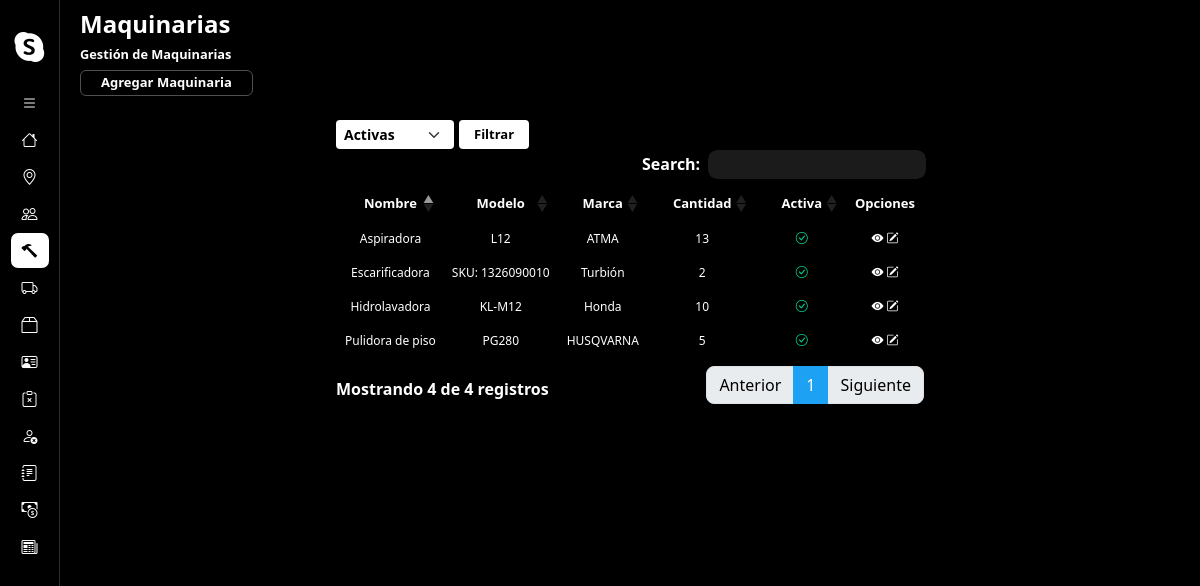
/gestionMaquinaria/, run on the app's committed database.
### core/models.py (models this page shows)
class Maquinaria(models.Model):
    nombre = models.CharField(max_length=50)
    modelo = models.CharField(max_length=50)
    marca = models.CharField(max_length=50)
    cantidad = models.IntegerField()
    observaciones = models.TextField()
    activo = models.BooleanField(default=True)
    objects = MaquinariaManager()
    habilitadas = MaquinariaManager(True)
    deshabilitadas = MaquinariaManager(False)

### core/views.py (the view)
# urls.py: path('gestionMaquinaria/', gestionMaquinaria.as_view(), name='gestionMaquinaria'),
class gestionMaquinaria(ListView):
    model = Maquinaria
    template_name = 'maquinaria/gestionMaquinaria.html'
    context_object_name = 'maquinarias'
    def get_context_data(self, **kwargs):
        context = super().get_context_data(**kwargs)
        context['estados'] = ['Activas', 'No activas', 'Todas']
        estado = self.request.GET.get('estado', '')
        if estado == 'Activas' or not estado:
            context['maquinarias'] = Maquinaria.habilitadas.all()
        elif estado == 'No activas':
            context['maquinarias'] = Maquinaria.deshabilitadas.all()
        elif estado == 'Todas':
            context['maquinarias'] = Maquinaria.objects.all()
        return context

### core/models.py (called while the page is built)
    def get_queryset(self):
        qs = super().get_queryset()
        return qs.filter(activo=self.activo) if self.activo is not None else qs

### core/templates/maquinaria/gestionMaquinaria.html (shortened to what this page needs)
{% extends 'layouts/baseGestion.html' %}
{% load static %}
{% block extracss %}{{block.super}}
<link href="{% static 'css/baseGestion.css' %}" rel="stylesheet" />
{% endblock %}
{% block title %}
    <h1>Maquinarias</h1>
    <h2>Gestión de Maquinarias</h2>
    <a href="{% url 'altaMaquinaria' %}" class="btn-agregarEntidad">Agregar Maquinaria</a>
{% endblock %}
{% block listado %}
<div class="container contenedor-tabla-form">
    <div class="container contenedor-filtrados">
        <form method="GET" action="{% url 'gestionMaquinaria' %}">
            <div class="contenedor-select-btn">
                <select name="estado" id="estado" class="form-select form-select-sm form-select-filter">
                    {% for option in estados %}
                        <option value="{{ option }}" {% if option == request.GET.estado %} selected {% endif %}>{{ option }}</option>
                    {% endfor %}
                </select>
                <button type="submit" class="btn-filtrar">Filtrar</button>
            </div>
        </form>
    </div>
    <div class="container contenedor-tabla">
        <table class="table table-striped table-dark">
            <thead>
                <tr>
                    <th scope="col">Nombre</th>
                    <th scope="col">Modelo</th>
                    <th scope="col">Marca</th>
                    <th scope="col">Cantidad</th>
                    <th scope="col">Activa</th>
                    <th scope="col">Opciones</th>
                </tr>
            </thead>
            <tbody>
                {% for maquinaria in maquinarias %}
                    <tr class="fila-tabla">
                        <td scope="row">{{ maquinaria.nombre }}</td>
                        <td scope="row">{{ maquinaria.modelo }}</td>
                        <td scope="row">{{ maquinaria.marca }}</td>
                        <td scope="row">{{ maquinaria.cantidad }}</td>
                        {% if maquinaria.activo %}
                            <td scope="row"><i class="bi bi-check-circle"></i></td>
                        {% else %}
                            <td scope="row"><i class="bi bi-x-circle"></i></td>
                        {% endif %}
                        <td scope="row">
                            <button href="{% url 'detalleMaquinaria' maquinaria.pk %}" class="opcion" type="button"
                                data-url="/gestionMaquinaria/{{maquinaria.pk}}"
                                data-bs-toggle="offcanvas"
                                data-bs-target="#offcanvasExample"
                                aria-controls="offcanvasExample"><i class="bi bi-eye-fill"></i></button>
                            <a href="{% url 'modificarMaquinaria' maquinaria.pk%}" class="opcion"><i class="bi bi-pencil-square"></i></i></a>
                        </td>
                    </tr>
                {% endfor %}
            </tbody>
        </table>
    </div>
</div>
{% endblock %}

### static/css/base.css (style rules this page uses)
* { margin: 0; padding: 0; box-sizing: border-box; }
body { background-color: #000; }

### static/css/baseGestion.css (style rules this page uses)
.seccion-cabecera > h1 { font-size: 1.5rem; font-weight: 700; }
.seccion-cabecera > h2 { font-size: 0.8rem; font-weight: 700; }
.table>tbody>tr:nth-child(odd)>td, .table>thead>tr:nth-child(odd)>th { background-color: #000; }
.table>tbody>tr:nth-child(even)>td, .table>tbody>tr:nth-child(even)>th { background-color: #000; }
.table.dataTable thead th { text-align: center; }
.table.dataTable tbody td { text-align: center; }
.table thead { font-size: 13px; }
.table tbody { font-size: 12px; }
.seccion-cabecera > a { color: #FFF; font-size: 13px; border-radius: 6px; text-decoration: none; font-weight: 700; border: 1px solid #505050; padding-inline: 20px; padding-block: 2px; background-color: #000; transition: background-color 0.1s ease-in-out; }
.opcion { background: none; border: none; color: #fff; }
.bi-check-circle { color: rgb(0, 207, 145); }
.contenedor-tabla-form { width: auto; }
.contenedor-filtrados { padding-inline: 12px; }
.form-select-filter { width: auto !important; background-color: #fff !important; color: #000 !important; border: none !important; font-weight: 600 !important; }
.contenedor-select-btn { display: flex; gap: 5px; align-items: end; }
.btn-filtrar { background-color: #ffffff; color: #000; font-size: 13px; font-weight: 700; padding-inline: 15px; border-radius: 4px; border: none; transition: all .1s ease-in-out; height: 29px; }

### data on the page
Maquinaria: nombre "Aspiradora", modelo "L12", marca "ATMA", cantidad "13", activo True (drawn)
Maquinaria: nombre "Hidrolavadora", modelo "KL-M12", marca "Honda", cantidad "10", activo True (drawn)
Maquinaria: nombre "Pulidora de piso", modelo "PG280", marca "HUSQVARNA", cantidad "5", activo True (drawn)
Maquinaria: nombre "Escarificadora", modelo "SKU: 1326090010", marca "Turbión", cantidad "2", activo True (drawn)

### other printed values
form field estado "Activas"
